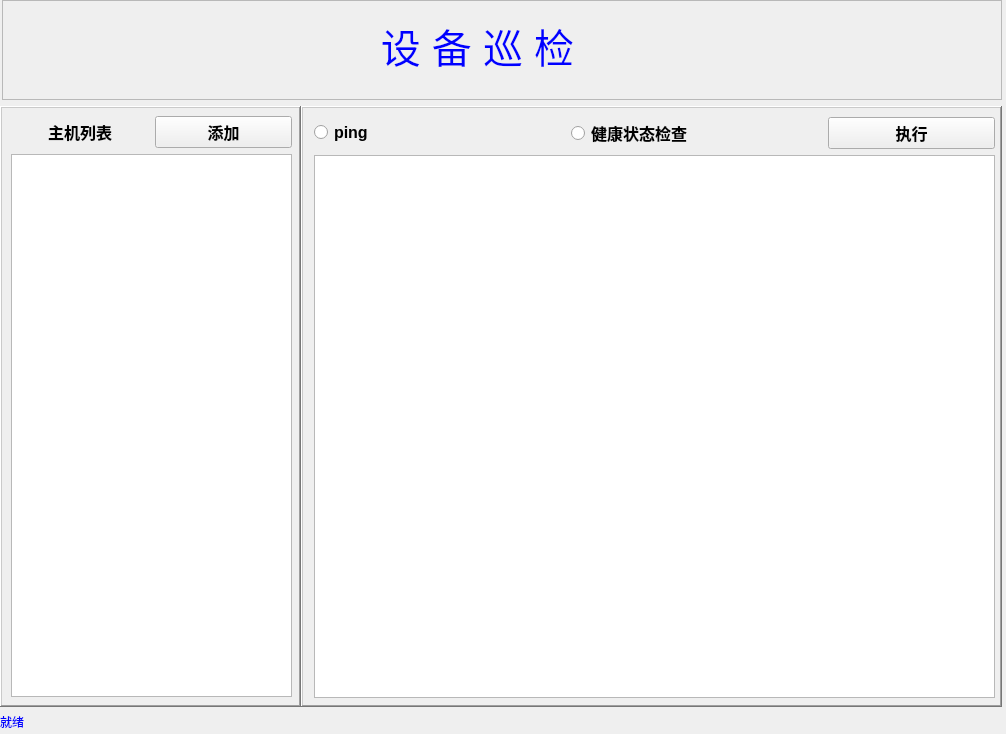
<?xml version="1.0" encoding="UTF-8"?>
<ui version="4.0">
 <class>check_form</class>
 <widget class="QWidget" name="check_form">
  <property name="geometry">
   <rect>
    <x>0</x>
    <y>0</y>
    <width>1006</width>
    <height>734</height>
   </rect>
  </property>
  <property name="minimumSize">
   <size>
    <width>1006</width>
    <height>734</height>
   </size>
  </property>
  <property name="maximumSize">
   <size>
    <width>1006</width>
    <height>734</height>
   </size>
  </property>
  <property name="windowTitle">
   <string>Form</string>
  </property>
  <widget class="QWidget" name="layoutWidget">
   <property name="geometry">
    <rect>
     <x>0</x>
     <y>0</y>
     <width>1002</width>
     <height>731</height>
    </rect>
   </property>
   <layout class="QVBoxLayout" name="verticalLayout_2" stretch="5,18,0">
    <item>
     <widget class="QFrame" name="top_frame">
      <property name="sizePolicy">
       <sizepolicy hsizetype="Expanding" vsizetype="Expanding">
        <horstretch>0</horstretch>
        <verstretch>0</verstretch>
       </sizepolicy>
      </property>
      <property name="minimumSize">
       <size>
        <width>1000</width>
        <height>100</height>
       </size>
      </property>
      <property name="maximumSize">
       <size>
        <width>1000</width>
        <height>100</height>
       </size>
      </property>
      <property name="layoutDirection">
       <enum>Qt::RightToLeft</enum>
      </property>
      <property name="frameShape">
       <enum>QFrame::StyledPanel</enum>
      </property>
      <property name="frameShadow">
       <enum>QFrame::Raised</enum>
      </property>
      <widget class="QLabel" name="label">
       <property name="geometry">
        <rect>
         <x>320</x>
         <y>20</y>
         <width>311</width>
         <height>51</height>
        </rect>
       </property>
       <property name="font">
        <font>
         <pointsize>30</pointsize>
        </font>
       </property>
       <property name="styleSheet">
        <string notr="true">color:blue</string>
       </property>
       <property name="frameShape">
        <enum>QFrame::NoFrame</enum>
       </property>
       <property name="frameShadow">
        <enum>QFrame::Raised</enum>
       </property>
       <property name="text">
        <string>设 备 巡 检</string>
       </property>
       <property name="alignment">
        <set>Qt::AlignCenter</set>
       </property>
      </widget>
     </widget>
    </item>
    <item>
     <layout class="QHBoxLayout" name="conteck_ly" stretch="3,7">
      <property name="spacing">
       <number>0</number>
      </property>
      <property name="sizeConstraint">
       <enum>QLayout::SetMinimumSize</enum>
      </property>
      <item>
       <widget class="QFrame" name="l_frame">
        <property name="sizePolicy">
         <sizepolicy hsizetype="Preferred" vsizetype="Preferred">
          <horstretch>0</horstretch>
          <verstretch>0</verstretch>
         </sizepolicy>
        </property>
        <property name="minimumSize">
         <size>
          <width>0</width>
          <height>0</height>
         </size>
        </property>
        <property name="maximumSize">
         <size>
          <width>16777215</width>
          <height>16777215</height>
         </size>
        </property>
        <property name="frameShape">
         <enum>QFrame::WinPanel</enum>
        </property>
        <property name="frameShadow">
         <enum>QFrame::Raised</enum>
        </property>
        <property name="lineWidth">
         <number>0</number>
        </property>
        <widget class="QWidget" name="layoutWidget_2">
         <property name="geometry">
          <rect>
           <x>11</x>
           <y>10</y>
           <width>281</width>
           <height>581</height>
          </rect>
         </property>
         <layout class="QGridLayout" name="lgdLayout" rowstretch="0,0">
          <item row="0" column="1">
           <widget class="QPushButton" name="addhost_btn">
            <property name="font">
             <font>
              <pointsize>12</pointsize>
              <bold>true</bold>
             </font>
            </property>
            <property name="text">
             <string>添加</string>
            </property>
           </widget>
          </item>
          <item row="0" column="0">
           <widget class="QLabel" name="hosts_lb">
            <property name="font">
             <font>
              <pointsize>12</pointsize>
              <bold>true</bold>
             </font>
            </property>
            <property name="text">
             <string>主机列表</string>
            </property>
            <property name="alignment">
             <set>Qt::AlignCenter</set>
            </property>
           </widget>
          </item>
          <item row="1" column="0" colspan="2">
           <widget class="QListWidget" name="host_listw">
            <property name="minimumSize">
             <size>
              <width>0</width>
              <height>0</height>
             </size>
            </property>
            <property name="maximumSize">
             <size>
              <width>16777215</width>
              <height>16777215</height>
             </size>
            </property>
           </widget>
          </item>
         </layout>
        </widget>
       </widget>
      </item>
      <item>
       <widget class="QFrame" name="r_frame">
        <property name="sizePolicy">
         <sizepolicy hsizetype="Preferred" vsizetype="Preferred">
          <horstretch>0</horstretch>
          <verstretch>0</verstretch>
         </sizepolicy>
        </property>
        <property name="minimumSize">
         <size>
          <width>0</width>
          <height>0</height>
         </size>
        </property>
        <property name="layoutDirection">
         <enum>Qt::LeftToRight</enum>
        </property>
        <property name="frameShape">
         <enum>QFrame::WinPanel</enum>
        </property>
        <property name="frameShadow">
         <enum>QFrame::Raised</enum>
        </property>
        <property name="lineWidth">
         <number>0</number>
        </property>
        <property name="midLineWidth">
         <number>0</number>
        </property>
        <widget class="QWidget" name="layoutWidget_3">
         <property name="geometry">
          <rect>
           <x>13</x>
           <y>11</y>
           <width>681</width>
           <height>581</height>
          </rect>
         </property>
         <layout class="QVBoxLayout" name="verticalLayout">
          <property name="sizeConstraint">
           <enum>QLayout::SetDefaultConstraint</enum>
          </property>
          <item>
           <layout class="QHBoxLayout" name="horizontalLayout_2" stretch="3,3,2">
            <item>
             <widget class="QRadioButton" name="ping_radio">
              <property name="font">
               <font>
                <pointsize>12</pointsize>
                <bold>true</bold>
               </font>
              </property>
              <property name="text">
               <string>ping</string>
              </property>
             </widget>
            </item>
            <item>
             <widget class="QRadioButton" name="stat_radio">
              <property name="font">
               <font>
                <pointsize>12</pointsize>
                <bold>true</bold>
               </font>
              </property>
              <property name="text">
               <string>健康状态检查</string>
              </property>
             </widget>
            </item>
            <item>
             <widget class="QPushButton" name="exec_btn">
              <property name="sizePolicy">
               <sizepolicy hsizetype="Expanding" vsizetype="Fixed">
                <horstretch>0</horstretch>
                <verstretch>0</verstretch>
               </sizepolicy>
              </property>
              <property name="font">
               <font>
                <pointsize>12</pointsize>
                <bold>true</bold>
               </font>
              </property>
              <property name="text">
               <string>执行</string>
              </property>
              <property name="autoDefault">
               <bool>false</bool>
              </property>
              <property name="default">
               <bool>false</bool>
              </property>
              <property name="flat">
               <bool>false</bool>
              </property>
             </widget>
            </item>
           </layout>
          </item>
          <item>
           <widget class="QTextEdit" name="dispaly_te">
            <property name="lineWidth">
             <number>0</number>
            </property>
            <property name="readOnly">
             <bool>true</bool>
            </property>
            <property name="textInteractionFlags">
             <set>Qt::TextBrowserInteraction</set>
            </property>
           </widget>
          </item>
         </layout>
        </widget>
       </widget>
      </item>
     </layout>
    </item>
    <item>
     <widget class="QLabel" name="status_le">
      <property name="styleSheet">
       <string notr="true">color:blue</string>
      </property>
      <property name="text">
       <string>就绪</string>
      </property>
     </widget>
    </item>
   </layout>
  </widget>
 </widget>
 <resources/>
 <connections/>
</ui>
